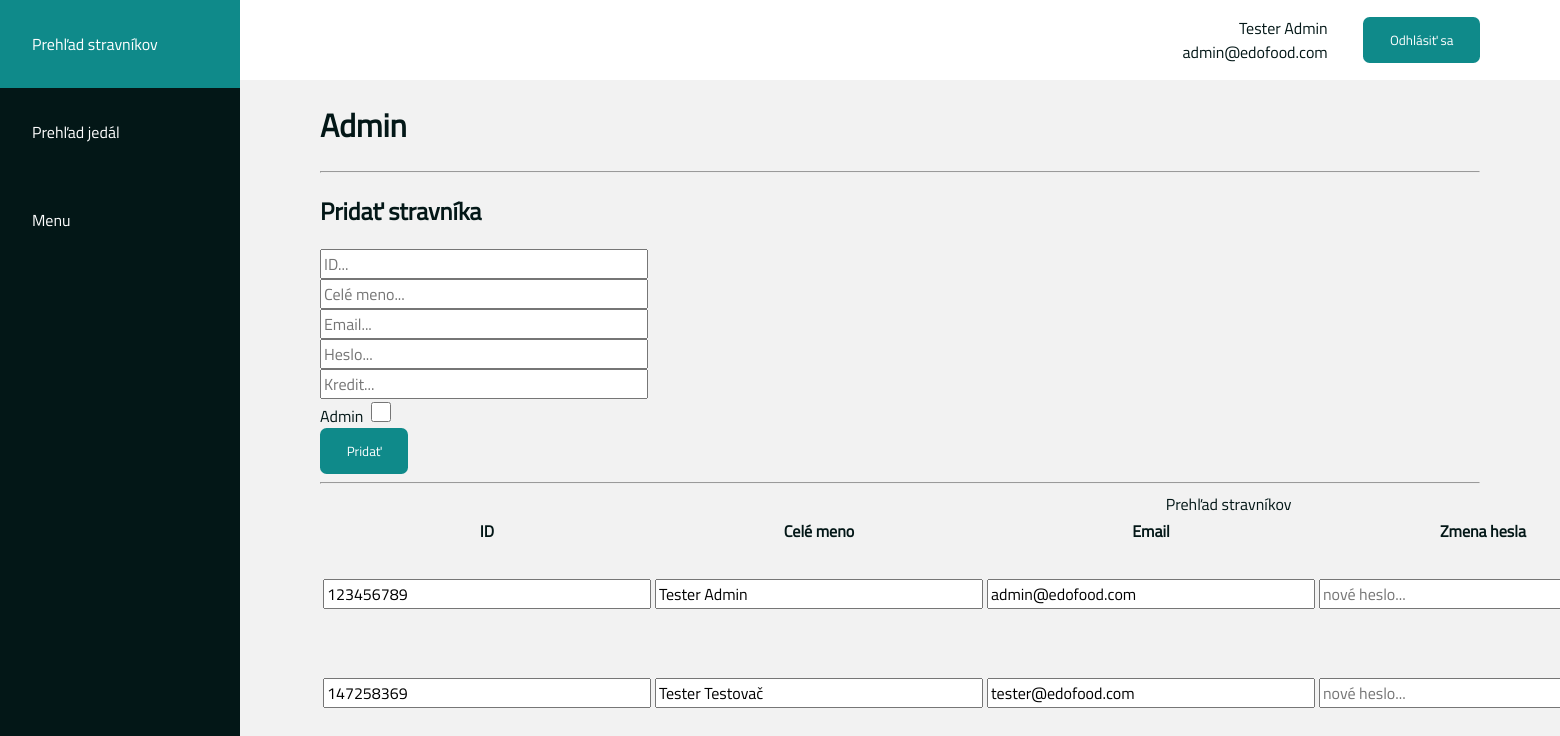
The app's page /admin.php?page=people (signed in) with its own data.
### tables this page shows
CREATE TABLE IF NOT EXISTS `people` (
  `id` int(10) unsigned NOT NULL,
  `full_name` varchar(255) NOT NULL,
  `email` varchar(255) NOT NULL,
  `password` varchar(255) NOT NULL,
  `credit` decimal(10,2) unsigned NOT NULL DEFAULT 0.00,
  `admin` enum('Y','N') NOT NULL DEFAULT 'N',
  `last_edit` timestamp NOT NULL DEFAULT current_timestamp() ON UPDATE current_timestamp(),
  PRIMARY KEY (`id`),
  UNIQUE KEY `email` (`email`)
);

### web/functions/authentification.php (called while the page is built, shortened)
<?php
require_once $_SERVER['DOCUMENT_ROOT'] . '/functions/db.php';
function get_logged_in_user($db)
{
    $user_id = $_SESSION['user-id'] ?? null;
    if (
        $user_id !== null &&
        $db->is_valid_user_id($user_id)
    )
    {
        return $user_id;
    }
    return null;
}
?>

### web/functions/db.php (called while the page is built, shortened)
<?php
class Database
{
    private $db = null;
    public function __construct()
    {
        $host = 'localhost';
        $user = 'root';
        $password = '';
        $database = 'edo_food';
        $this->db = new mysqli($host, $user, $password, $database);
        $this->db->set_charset('utf8mb4');
    }
    public function is_valid_user_id($user_id)
    {
        $user_id = $this->db->real_escape_string($user_id);
        $query =
        "SELECT
            COUNT(*) AS `count`
        FROM `people`
        WHERE
            `people`.`id` = $user_id
        ;";
        $q = $this->db->query($query);
        $row = $q->fetch_assoc();
        return intval($row['count']) === 1;
    }
    public function get_people()
    {
        $query =
        "SELECT
            `people`.`id` AS `id`,
            `people`.`full_name` AS `full_name`,
            `people`.`email` AS `email`,
            `people`.`credit` AS `credit`,
            `people`.`admin` AS `admin`
        FROM `people`
        ;";
        $people = [];
        $q = $this->db->query($query);
        while ($row = $q->fetch_assoc())
        {
            $people[] = $row;
        }
        return $people;
    }
    public function get_person($user_id)
    {
        $user_id = $this->db->real_escape_string($user_id);
        $query =
        "SELECT
            `people`.`id` AS `id`,
            `people`.`full_name` AS `full_name`,
            `people`.`email` AS `email`
        FROM `people`
        WHERE
            `people`.`id` = $user_id
        ;";
        $q = $this->db->query($query);
        $row = $q->fetch_assoc();
        return $row;
    }
}
?>

### web/pages/admin/people.php (the view, shortened to what this page needs)
<hr>
<div id="add-person-form">
    <h2>Pridať stravníka</h2>
    <div>
        <input type="number" id="id" placeholder="ID...">
    </div>
    <div>
        <input type="text" id="full-name" placeholder="Celé meno...">
    </div>
    <div>
        <input type="email" id="email" placeholder="Email...">
    </div>
    <div>
        <input type="text" id="password" placeholder="Heslo...">
    </div>
    <div>
        <input type="number" id="credit" placeholder="Kredit...">
    </div>
    <div>
        <label for="admin">Admin</label>
        <input type="checkbox" id="admin">
    </div>
    <div>
        <button onclick="addPerson()">Pridať</button>
    </div>
</div>
<hr>
<table>
    <caption>Prehľad stravníkov</caption>
    <thead>
        <tr>
            <th>ID</th>
            <th>Celé meno</th>
            <th>Email</th>
            <th>Zmena hesla</th>
        </tr>
    </thead>
    <tbody>
<?php
foreach ($people as $person)
{
    $id = $person['id'];
    echo("<tr>\n");
    echo("<td>\n");
    echo("<input type=\"number\" id=\"person-id-$id\" value=\"{$person['id']}\">\n");
    echo("</td>\n");
    echo("<td>\n");
    echo("<input type=\"text\" id=\"person-full-name-$id\" value=\"{$person['full_name']}\">\n");
    echo("</td>\n");
    echo("<td>\n");
    echo("<input type=\"email\" id=\"person-email-$id\" value=\"{$person['email']}\">\n");
    echo("</td>\n");
    echo("<td>\n");
    echo("<input type=\"text\" id=\"person-change-password-$id\" placeholder=\"nové heslo...\">\n");
    echo("</td>\n");
    echo("<tr>\n");
}
?>
    </tbody>
</table>

### web/admin.php (shortened to what this page needs)
<?php
require_once $_SERVER['DOCUMENT_ROOT'] . '/functions/db.php';
require_once $_SERVER['DOCUMENT_ROOT'] . '/functions/authentification.php';
$db = new Database();
$logged_in_person = $db->get_person(get_logged_in_user($db));
$people = $db->get_people();
?>
<!DOCTYPE html>
<html lang="sk">
    <head>
        <link rel="stylesheet" href="./css/main.css">
    </head>
    <body>
        <div class="user-info">
            <span>
                <p><?php echo($logged_in_person['full_name']); ?></p>
                <p><?php echo($logged_in_person['email']); ?></p>
            </span>
            <span>
                <button onclick="logout()">Odhlásiť sa</button>
            </span>
        </div>
        <nav>
            <a href="?page=people">Prehľad stravníkov</a>
            <a href="?page=meals">Prehľad jedál</a>
            <a href="?page=menu-items">Menu</a>
        </nav>
        <main>
            <h1>Admin</h1>
<?php
$page = $_GET['page'] ?? null;
switch ($page)
{
    case 'people':
        include $_SERVER['DOCUMENT_ROOT'] . '/pages/admin/people.php';
        break;
}
?>
        </main>
    </body>
</html>

### web/css/main.css (style rules this page uses)
* { --primary-color: hsl(180, 80%, 5%); --secondary-color: hsl(180, 80%, 30%); --nav-width: 15em; font-family: 'Titillium' }
body { background-color: hsl(0, 0%, 95%); color: var(--primary-color); margin: 0; padding: 0; }
nav { background-color: var(--primary-color); position: fixed; top: 0; left: 0; width: var(--nav-width); height: 100%; }
nav a { color: white; text-decoration: none; display: block; padding: 2em; }
.user-info { background-color: white; position: fixed; top: 0; right: 0; width: 100%; text-align: right; padding-right: 5em; }
.user-info span { display: inline-block; vertical-align: middle; padding-top: 1em; padding-bottom: 1em; padding-left: 2em; }
.user-info p { margin: 0; }
main { margin-left: var(--nav-width); padding: 5em; }
button { background-color: var(--secondary-color); color: white; border: none; padding: 1em 2em; border-radius: 0.5em; cursor: pointer; }
input[type="checkbox"] { accent-color: var(--secondary-color); width: 20px; height: 20px; }
input { font-size: 1em; width: 20em; }

### records on screen
people: full_name "Tester Admin", email "admin@edofood.com", id "123456789"
people: id "147258369", full_name "Tester Testovač", email "tester@edofood.com"
